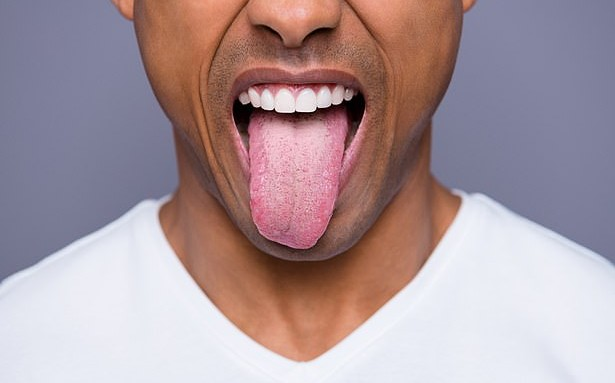
#> input picture data/00.png, 615 x 383 px; its folder holds only this picture in this run
$ jupyter execute --allow-errors main.ipynb
#> lines starting #> are read from the running program, lines starting #| are printed output that depends on the picture
[cell 1]
import os
import glob
import hashlib
import numpy as np
from PIL import Image, ImageOps

import torch
import torch.nn as nn
from torchvision import transforms
from torchvision.models import resnet50
import torch.optim as optim

[cell 2]
def convert_png(directory, label, target):
    for i, image in enumerate(os.listdir(directory)):
        f = os.path.join(directory, image)
        if os.path.isfile(f):
            image = Image.open(f)
            image.save(f'data/{i}{label}.{target}')

    os.system('rmdir /S /Q "{}"'.format(directory))

[cell 3]
"""
    DO NOT RUN
"""

directory_1 = 'data/cancer'
directory_2 = 'data/non-cancer'
target = 'png'

#> (the rest of this cell did not finish here and is left out)

[cell 4]
class ImagePreprocessor:
    """
    A class for preprocessing images.

    Args:
        image_dir (str): The directory containing the images.
        target_size (tuple): The target size of the images after resizing.
        normalize_range (tuple): The range to normalize the pixel values to.

    Attributes:
        image_dir (str): The directory containing the images.
        target_size (tuple): The target size of the images after resizing.
        normalize_range (tuple): The range to normalize the pixel values to.
        image_hashes (dict): A dictionary to store the image hashes.

    Methods:
        hash_image(image): Computes the hash value of an image.
        check_duplicates(): Checks for duplicate images and performs augmentation if necessary.
        augment_image(image): Applies a random augmentation to an image.
        resize_image(image): Resizes an image to the target size.
        normalize_image(image): Normalizes the pixel values of an image.
        convert_to_tensor(image): Converts an image to a tensor.
        preprocess_image(): Preprocesses the images in the image directory.

    """

    def __init__(self, image_dir, target_size, normalize_range):
            """
            Initializes a SmileSavior object.

            Args:
                image_dir (str): The directory path where the images are stored.
                target_size (tuple): The desired size of the images after resizing.
                normalize_range (bool): Flag indicating whether to normalize the pixel values of the images.

            Attributes:
                image_dir (str): The directory path where the images are stored.
                target_size (tuple): The desired size of the images after resizing.
                normalize_range (bool): Flag indicating whether to normalize the pixel values of the images.
                image_hashes (dict): A dictionary to store the hashes of the images.

            """
            self.image_dir = image_dir
            self.target_size = target_size
            self.normalize_range = normalize_range
            self.image_hashes = {}

    def hash_image(self, image):
        """
        Calculates the MD5 hash of the given image.

        Parameters:
        image (numpy.ndarray): The image to be hashed.

        Returns:
        str: The MD5 hash of the image.
        """
        return hashlib.md5(image.tobytes()).hexdigest()

    def check_duplicates(self):
        """
        Check for duplicate images in the specified image directory and perform image augmentation if duplicates are found.

        This method iterates over all the images in the specified image directory and checks if each image has a duplicate.
        If a duplicate is found, the image is augmented and saved, replacing the original image. If no duplicate is found,
        the image is added to the list of image hashes for future comparison.

        Returns:
            None
        """
        images = glob.glob(os.path.join(self.image_dir, '*'))
        for image_path in images:
            image = Image.open(image_path).convert('RGB')
#> image is the input picture: PIL image 615x383 RGB; mean R, G, B 170.3, 150.1, 155.6
            image_hash = self.hash_image(image)
#> image_hash = 'a2152cce3459385b58461b221fc4ff67'

            if image_hash in self.image_hashes:
                image = self.augment_image(image)
                image.save(image_path)
            else:
                self.image_hashes[image_hash] = image_path

    # [17 lines left out: function augment_image, not called in this run]

    def resize_image(self, image):
        """
        Resizes the given image to the target size.

        Parameters:
        - image: The image to be resized.

        Returns:
        - The resized image.
        """
        return image.resize(self.target_size)
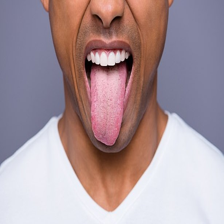
#> returned value: PIL image 224x224 RGB; mean R, G, B 170.3, 150.1, 155.6
#| Resized image: (224, 224)

    def normalize_image(self, image):
        """
        Normalize the given image.

        Args:
            image (PIL.Image.Image): The input image to be normalized.

        Returns:
            PIL.Image.Image: The normalized image.

        """
        image_array = np.array(image).astype(np.float32)
        image_array /= 255.0
        if self.normalize_range == (-1, 1):
            image_array = image_array * 2 - 1
        return Image.fromarray((image_array * 255).astype(np.uint8))

    def convert_to_tensor(self, image):
        """
        Converts an image to a PyTorch tensor.

        Args:
            image (PIL.Image.Image): The input image.

        Returns:
            torch.Tensor: The converted tensor representation of the image.
        """
        transform = transforms.ToTensor()
        return transform(image)

    def preprocess_image(self):
            """
            Preprocesses the images in the specified directory.

            Returns:
            processed_images (list): A list of processed images.
            """
            self.check_duplicates()
            images = glob.glob(os.path.join(self.image_dir, '*'))
            if not images:
                print("No images found in the directory.")

            processed_images = []
            labels = []
            for image_path in images:
                print(f"Processing image: {image_path}")
                image = Image.open(image_path).convert('RGB')
                image = self.resize_image(image)
                print(f"Resized image: {image.size}")
                image = self.normalize_image(image)
                print(f"Normalized image: {np.array(image).shape}")
#| Normalized image: (224, 224, 3)
                image = self.convert_to_tensor(image)
                print(f"Converted to tensor: {image.shape}")
                processed_images.append(image)

                target = image_path.split('.')[0][-1]
                labels.append(target)

            return torch.stack(processed_images), labels


$ run again, on data/110..png
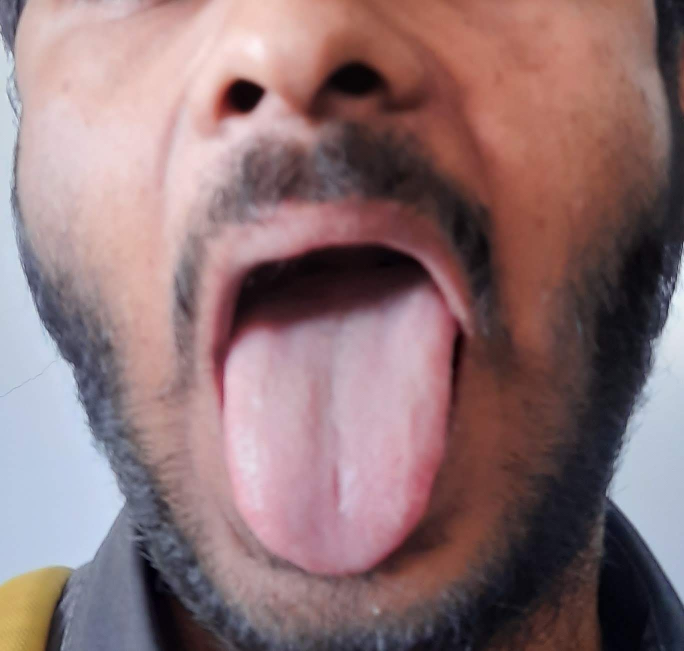
#> input picture data/110..png, 1368 x 1302 px (shown at 1/2 size)
#> in check_duplicates, image is the input picture: PIL image 1368x1302 RGB; mean R, G, B 141.2, 114, 116.6
#> image_hash = '2f9741ff705679924cf2ff82b8f9f4f5'
#> in resize_image, `return image.resize(self.target_size)`:
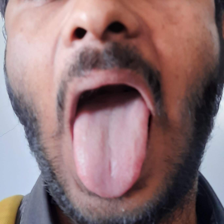
#> returned value: PIL image 224x224 RGB; mean R, G, B 141.2, 114, 116.6
#| Resized image: (224, 224)
#| Normalized image: (224, 224, 3)

$ run again, on data/111..png
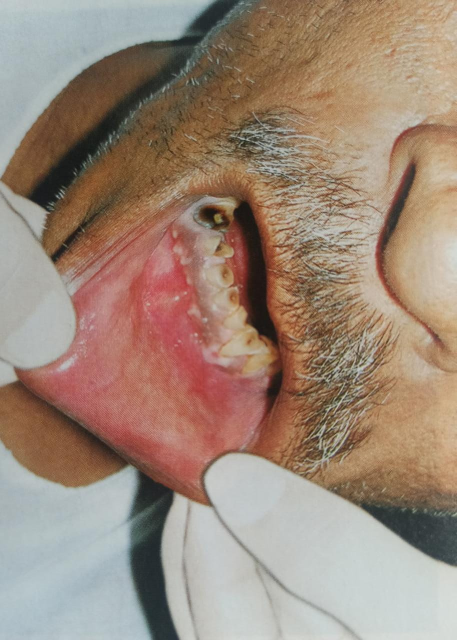
#> input picture data/111..png, 913 x 1280 px (shown at 1/2 size)
#> in check_duplicates, image is the input picture: PIL image 913x1280 RGB; mean R, G, B 156.8, 135.8, 120.4
#> image_hash = '0c57e082cf7f422739af404409ab6ef6'
#> in resize_image, `return image.resize(self.target_size)`:
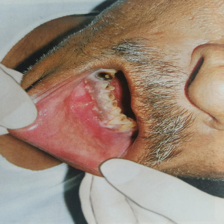
#> returned value: PIL image 224x224 RGB; mean R, G, B 156.8, 135.8, 120.4
#| Resized image: (224, 224)
#| Normalized image: (224, 224, 3)

$ run again, on data/130.png
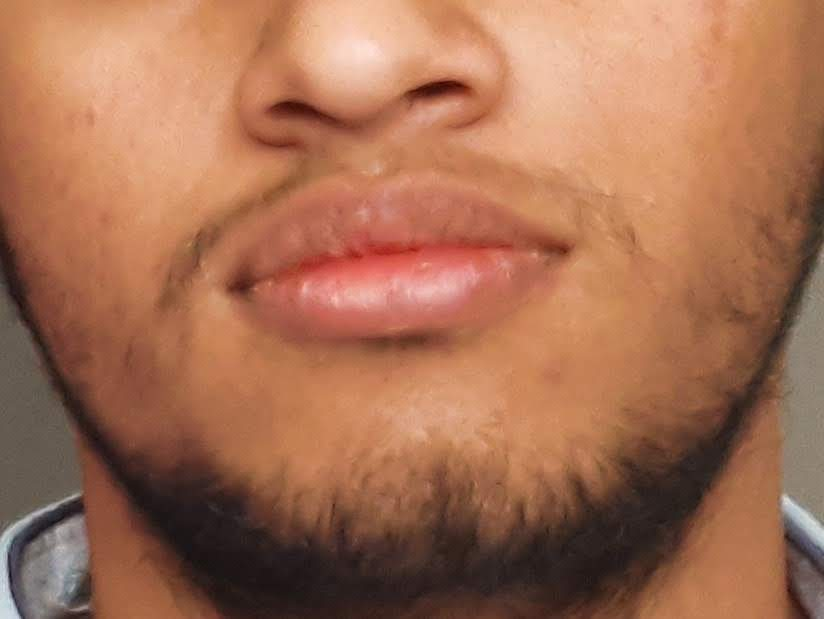
#> input picture data/130.png, 824 x 619 px
#> in check_duplicates, image is the input picture: PIL image 824x619 RGB; mean R, G, B 164.2, 110.2, 83.1
#> image_hash = 'f11b76caf79ae46bad0462e7e66890f3'
#> in resize_image, `return image.resize(self.target_size)`:
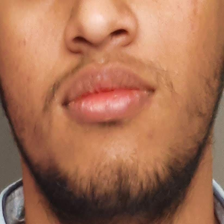
#> returned value: PIL image 224x224 RGB; mean R, G, B 164.2, 110.2, 83.1
#| Resized image: (224, 224)
#| Normalized image: (224, 224, 3)

$ run again, on data/10..png
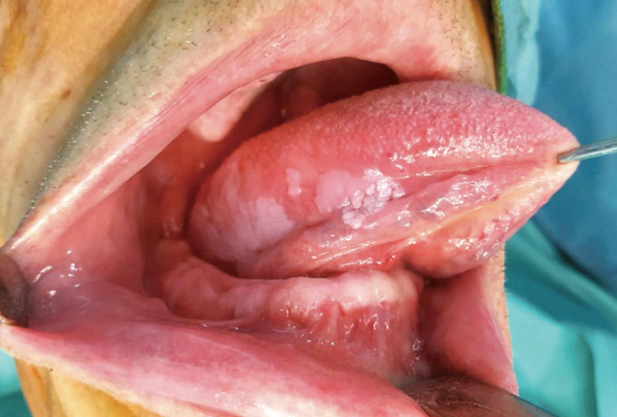
#> input picture data/10..png, 1233 x 834 px (shown at 1/2 size)
#> in check_duplicates, image is the input picture: PIL image 1233x834 RGB; mean R, G, B 175.9, 125.3, 118.2
#> image_hash = 'eff4706873b6f67dc9cf66b65573bf6b'
#> in resize_image, `return image.resize(self.target_size)`:
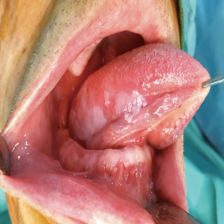
#> returned value: PIL image 224x224 RGB; mean R, G, B 175.9, 125.3, 118.2
#| Resized image: (224, 224)
#| Normalized image: (224, 224, 3)
